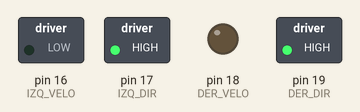
This sketch was run on a simulated Arduino Uno, built with avr-gcc and run on an emulated ATmega328P. Parts: switched loads named in the sketch (green lamp = pin HIGH), output pins drawn as LEDs (lit = HIGH).

Above: at 0.1 s.
Timing chart, 0 to 1.6 s (numbered marks = the images above):
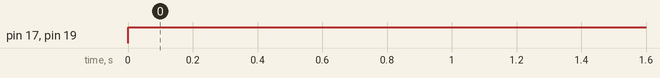

Measured:
- by itself, pin 17 (IZQ_DIR), pin 19 (DER_DIR): LOW → HIGH at 0.00 s

The sketch:

DriverDeMotor.ino
```cpp
#define IZQ_VELO 16
#define IZQ_DIR 17
#define DER_VELO 18
#define DER_DIR 19


void setup() {

  pinMode(IZQ_VELO, OUTPUT);
  pinMode(IZQ_DIR, OUTPUT);
  pinMode(DER_VELO, OUTPUT);
  pinMode(DER_DIR, OUTPUT);


}

void loop() {


   digitalWrite (IZQ_VELO, LOW);
   digitalWrite (IZQ_DIR, HIGH);
   digitalWrite (DER_VELO, LOW);
    digitalWrite (DER_DIR, HIGH);

}
```
